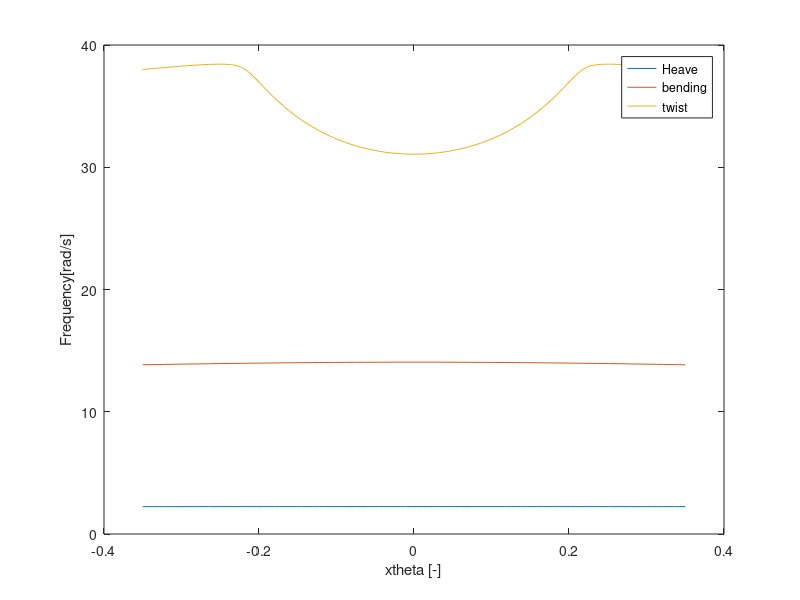

This chart was generated by the following MATLAB code:
clear all
close all
clc

%% Finite element settings

freq_list = [];

xtheta_list = linspace(-0.35, 0.35, 100);
for i=1:length(xtheta_list)
xtheta     = xtheta_list(i);
Ne = 12;            % Number of elements
Nn = Ne+1;          % Number of nodes
Ndof = 3*(Ne+1);    % Number of degrees of freedom
% The fixed degrees of freedom assume that you arranged the DOFs as:
% [displacements | velocities | aerodynamic states]. If you have another
% arrangement in your mode, please update the following line to reflect
% your own situation.
fxdof = [1:3 3*Nn+(1:3) 6*Nn+(1:4)]; % Constrained degrees of freedom
frdof = setdiff(1:Ndof,fxdof);   % Unconstrained degrees of freedom

Ks  = zeros(Ndof,Ndof);
Ms  = zeros(Ndof,Ndof);
EFT = zeros(Ne,6);

for i=1:Ne
    EFT(i,1:6) = [1:6]+(i-1)*3; % Element freedom table, element connectivity
end

%% Stick model input
span   = 16; %half span
L      = span/Ne;
E      = 70e9;
G      = E/2/(1+0.3);
Ixx    = 2e4/E;
J      = 1e4/G;

Itheta = 0.1;
m      = 0.75;

c          = 1;
S          = zeros(Nn,1);
S(2:end-1) = L*c;
S(1)       = L*c/2;
S(end)     = L*c/2;
a          = 0;
b          = c/2;


rho = 0.0889;

%% Structural stiffness matrix
Ke = zeros(6,6);
Kb = [  (12*E*Ixx)/L^3,  (6*E*Ixx)/L^2, -(12*E*Ixx)/L^3,  (6*E*Ixx)/L^2;
    (6*E*Ixx)/L^2,    (4*E*Ixx)/L,  -(6*E*Ixx)/L^2,    (2*E*Ixx)/L;
    -(12*E*Ixx)/L^3, -(6*E*Ixx)/L^2,  (12*E*Ixx)/L^3, -(6*E*Ixx)/L^2;
    (6*E*Ixx)/L^2,    (2*E*Ixx)/L,  -(6*E*Ixx)/L^2,    (4*E*Ixx)/L];
Kt = [  (G*J)/L, -(G*J)/L;
    -(G*J)/L,  (G*J)/L];
Ke([1:2,4:5],[1:2,4:5]) = Kb;
Ke([3,6],[3,6])         = Kt;

for i=1:Ne    
    Ks(EFT(i,:),EFT(i,:)) = Ks(EFT(i,:),EFT(i,:))+Ke;   % Assembly of the global stiffness matrix
end

%% Structural mass matrix
Me = zeros(6,6);
Mbb = [     (13*L*m)/35, (11*L^2*m)/210,      (9*L*m)/70, -(13*L^2*m)/420;
    (11*L^2*m)/210,    (L^3*m)/105,  (13*L^2*m)/420,    -(L^3*m)/140;
    (9*L*m)/70, (13*L^2*m)/420,     (13*L*m)/35, -(11*L^2*m)/210;
    -(13*L^2*m)/420,   -(L^3*m)/140, -(11*L^2*m)/210,     (L^3*m)/105];
Mtb = [ (7*L*m*xtheta)/20, (L^2*m*xtheta)/20, (3*L*m*xtheta)/20, -(L^2*m*xtheta)/30;
    (3*L*m*xtheta)/20, (L^2*m*xtheta)/30, (7*L*m*xtheta)/20, -(L^2*m*xtheta)/20];
Mbt = [  (7*L*m*xtheta)/20,  (3*L*m*xtheta)/20;
    (L^2*m*xtheta)/20,  (L^2*m*xtheta)/30;
    (3*L*m*xtheta)/20,  (7*L*m*xtheta)/20;
    -(L^2*m*xtheta)/30, -(L^2*m*xtheta)/20];
Mtt = [ (Itheta*L)/3, (Itheta*L)/6;
    (Itheta*L)/6, (Itheta*L)/3];
Me([1:2,4:5],[1:2,4:5]) = Mbb;
Me([3,6],[3,6])         = Mtt;
Me([3,6],[1:2,4:5])     = Mtb;
Me([1:2,4:5],[3,6])     = Mbt;

for i=1:Ne
    Ms(EFT(i,:),EFT(i,:)) = Ms(EFT(i,:),EFT(i,:))+Me;
end

%% structural eigenfrequencies
[V, D] = eig(Ks(4:end, 4:end), Ms(4:end, 4:end));
coupled = sqrt(diag(D)); %eigenfrequencies in hz, order is heave, bending twist
coupled(1:3);
freq_list = [freq_list, coupled(1:3)];
end

figure(1)
%plotting struc eigenfunction convergence
plot(xtheta_list, freq_list)
legend('Heave','bending', 'twist')
ylabel('Frequency[rad/s]') 
xlabel('xtheta [-]')






